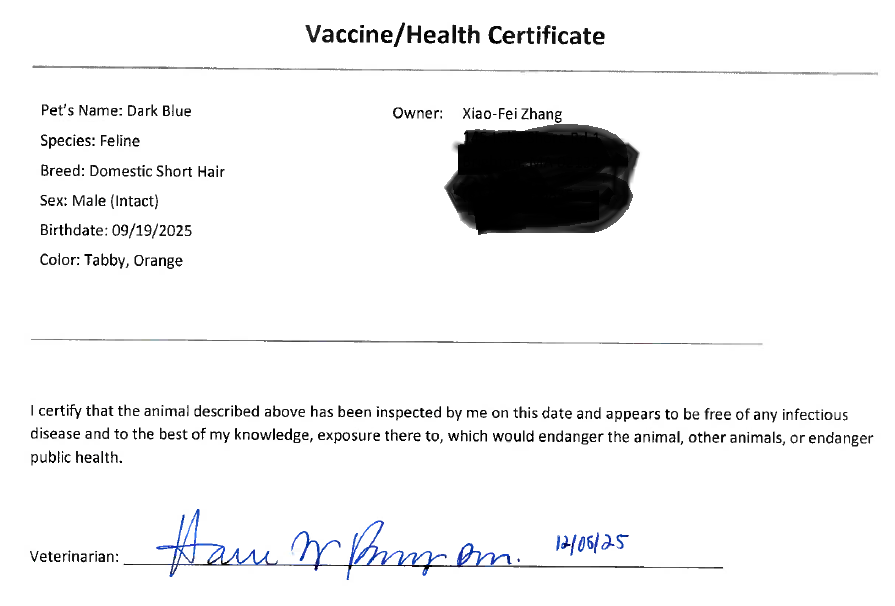
#> input picture site/assets/medical/health_certificate_example_image.png, 895 x 606 px
$ python make_media_thumbs.py site/assets/medical
#> lines starting #> are read from the running program, lines starting #| are printed output that depends on the picture
#!/usr/bin/env python3
"""
Create image thumbnails and video poster frames.

Images:
  - Input:  JPG/PNG/WEBP (others Pillow supports)
  - Output: <name>-thumb.jpg, max width/height constrained

Videos:
  - Input:  MP4/MOV/M4V (anything ffmpeg can read)
  - Output: <name>-poster.jpg, grabbed at midpoint (or fallback time)

Skips outputs that already exist, unless --force is given.

Examples:
1) Process everything in ./media, write outputs next to originals (default)
python make_media_thumbs.py media

2) Process ./raw and write outputs to ./derived (mirrors subfolders)
python make_media_thumbs.py raw -o derived

3) Force-regenerate even if outputs exist
python make_media_thumbs.py media --force

4) Use a different size for image thumbs and posters
python make_media_thumbs.py media --thumb-size 700x700 --poster-width 1000

5) Grab poster at 1.5 seconds for all videos
python make_media_thumbs.py media --seek 1.5

>>> Example Usage:
python make_media_thumbs.py \
  "/mnt/c/Users/xzhan/Videos/temp_media_placeholder/week_4_oct_05_to_oct_11_crawling"

python make_media_thumbs.py \
  "/mnt/c/Users/xzhan/Videos/temp_media_placeholder/week_18_jan_11_to_jan_17_ready_for_new_homes"
"""
import os
import argparse

import sys
import subprocess
from pathlib import Path
from typing import Tuple, Optional
from PIL import Image, ImageOps


IMAGE_EXTS = {".jpg", ".jpeg", ".png", ".webp", ".bmp", ".tiff"}
VIDEO_EXTS = {".mp4", ".mov", ".m4v", ".avi", ".mkv", ".webm"}


def ensure_pillow():
    if Image is None:
        sys.exit(
            "Pillow not installed. Install with:  pip install Pillow\n"
            "Then re-run this script."
        )


def _is_outdated(src: Path, dst: Path) -> bool:
    """Return True if dst is missing or older than src."""
    if not dst.exists():
        return True
    try:
        return src.stat().st_mtime > dst.stat().st_mtime
    except Exception:
        return True


def make_image_thumb(
    src: Path,
    out_dir: Path,
    max_size: Tuple[int, int],
    quality: int = 82,
    force: bool = False,
) -> Optional[Path]:
    """
    Create <name>-thumb.jpg for an image with EXIF-aware orientation, LANCZOS
    downscale, and progressive/optimized JPEG. Returns output path or None if skipped.
    Skips when output exists and is newer unless force=True.
    """
#> called with max_size = (800, 800), quality = 82, force = False
    ensure_pillow()
    out_dir.mkdir(parents=True, exist_ok=True)
    dst = out_dir / f"{src.stem}-thumb.jpg"

    if not force and not _is_outdated(src, dst):
        return None

    try:
        with Image.open(src) as im:
            # Normalize orientation first (handles common 90/180/270 EXIF rotations)
#> im is the input picture: PIL image 895x606 RGBA; mean R, G, B, A 239.9, 240.1, 240.5, 255
            im = ImageOps.exif_transpose(im)

            # Ensure 3-channels for JPEG
            if im.mode not in ("RGB", "L"):
                im = im.convert("RGB")
#> im: PIL image 895x606 RGB
            elif im.mode == "L":
                im = im.convert("RGB")

            # High-quality thumbnail
            im.thumbnail(max_size, resample=Image.Resampling.LANCZOS)
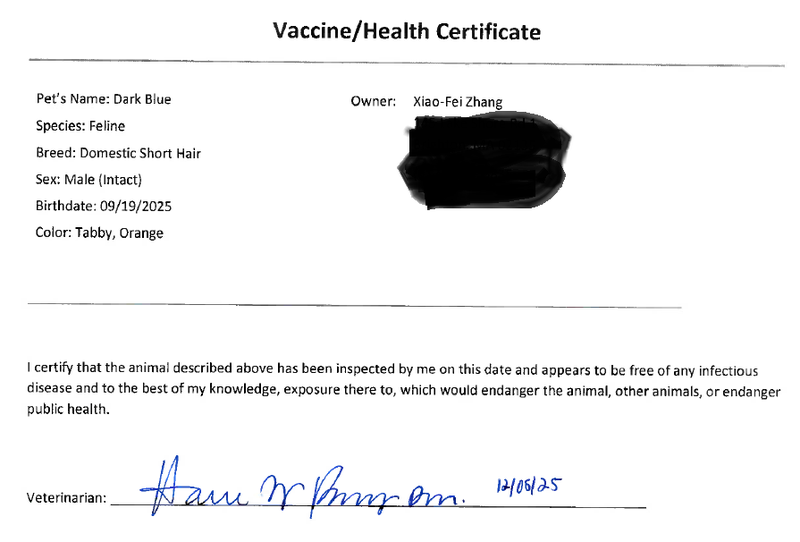
#> im: PIL image 800x542 RGB; mean R, G, B 239.5, 239.7, 240.2

            # Save progressive, optimized JPEG (quality ~80-85 is a sweet spot)
            im.save(
                dst,
                "JPEG",
                quality=quality,
                optimize=True,
                progressive=True,
                # subsampling values: 0=4:4:4 (sharper, bigger), 1=4:2:2, 2=4:2:0 (smaller)
                subsampling=1,
            )
        # Touch mtime to match src (optional; helpful for deterministic rebuilds)
        try:
            os.utime(dst, (src.stat().st_atime, src.stat().st_mtime))
        except Exception:
            pass
        return dst
    except Exception as e:
        print(f"[image] FAILED {src}: {e}")
        return None


# --------- video poster (ffmpeg) ----------


# [155 lines left out: functions have_cmd, get_duration_seconds, get_rotation_degrees, make_video_poster, not called in this run]


# --------- walker ----------


def process_dir(
    root: Path,
    out: Path,
    img_size: Tuple[int, int],
    poster_width: int,
    seek: Optional[float],
    force: bool,
) -> None:
    count_img = count_vid = 0
    made_img = made_vid = 0

    for p in root.rglob("*"):
        if not p.is_file():
            continue
        ext = p.suffix.lower()

        # choose output directory mirroring structure
        rel = p.parent.relative_to(root)
        out_dir = out / rel
        out_dir.mkdir(parents=True, exist_ok=True)

        if ext in IMAGE_EXTS:
            # skip if filename ends with "-poster" before extension
            if p.stem.endswith(("-poster", "-thumb")):
                continue

            count_img += 1
            res = make_image_thumb(p, out_dir, img_size, force=force)
            if res:
                made_img += 1
                print(f"[image] ✓ {p}  ->  {res}")
        elif ext in VIDEO_EXTS:
            count_vid += 1
            res = make_video_poster(p, out_dir, poster_width, seek, force=force)
            if res:
                made_vid += 1
                print(f"[video] ✓ {p}  ->  {res}")
#> pass 2 of the loop in process_dir, `for p in root.rglob("*"):`:
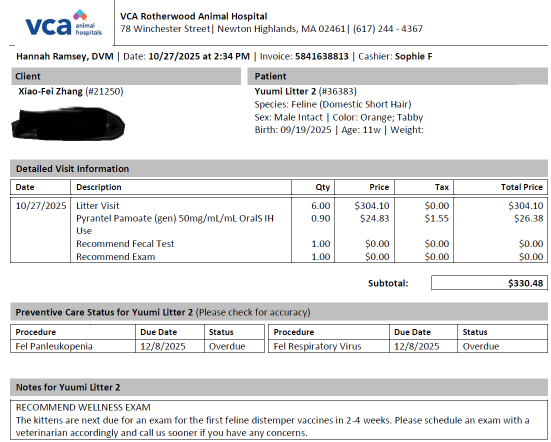
#> input picture site/assets/medical/litter_1st_exam_example_image.png, 1102 x 884 px (shown at 1/2 size)
#> in make_image_thumb, im is the input picture: PIL image 1102x884 RGBA; mean R, G, B, A 229.2, 229.3, 229.7, 255
#> in make_image_thumb (call 2), `im.thumbnail(max_size, resample=Image.Resampling.LANCZOS)`:
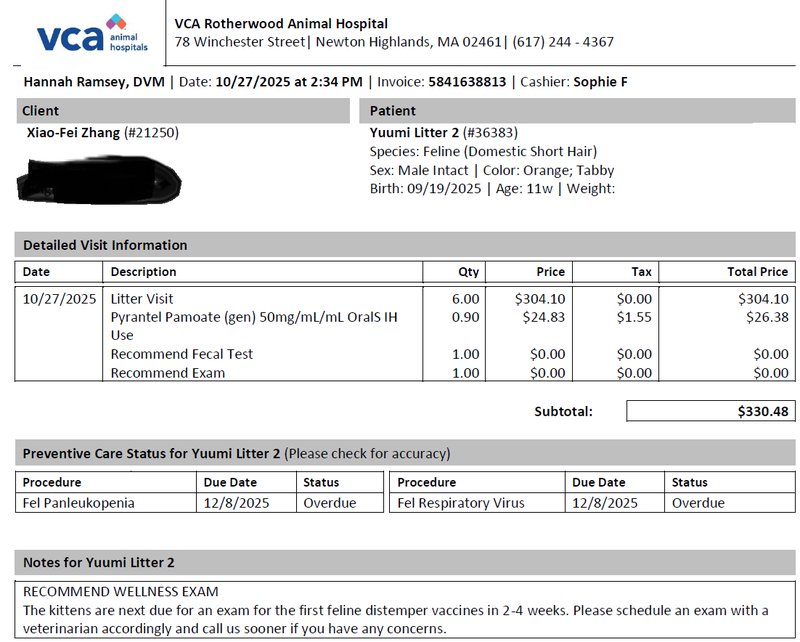
#> im: PIL image 800x642 RGB; mean R, G, B 228.2, 228.3, 228.7

    print("\nDone.")
    print(f"Images found: {count_img}  | thumbnails created: {made_img}")
    print(f"Videos found: {count_vid}  | posters created:   {made_vid}")


def main():
    ap = argparse.ArgumentParser(
        description="Create image thumbnails and video posters (skips if outputs exist)."
    )
    ap.add_argument("input", help="Input folder to scan (recursively).")
    ap.add_argument(
        "-o",
        "--out",
        default=None,
        help="Output base folder (default: write next to inputs, mirroring structure).",
    )
    ap.add_argument(
        "--thumb-size",
        default="800x800",
        help="Max thumbnail size WxH for images (default: 800x800).",
    )
    ap.add_argument(
        "--poster-width",
        type=int,
        default=800,
        help="Max width for video posters (default: 800).",
    )
    ap.add_argument(
        "--seek",
        type=float,
        default=None,
        help="Timestamp (in seconds) to grab poster frame. Default: midpoint.",
    )
    ap.add_argument("--force", action="store_true", help="Overwrite existing outputs.")
    args = ap.parse_args()

    root = Path(args.input).resolve()
    if not root.exists():
        sys.exit(f"Input path not found: {root}")

    # Parse thumb size
    try:
        w, h = args.thumb_size.lower().split("x")
        img_size = (int(w), int(h))
    except Exception:
        sys.exit("Invalid --thumb-size. Use format like 800x800")

    # Determine output
    out = Path(args.out).resolve() if args.out else root
    out.mkdir(parents=True, exist_ok=True)

    process_dir(root, out, img_size, args.poster_width, args.seek, args.force)


if __name__ == "__main__":
    main()
